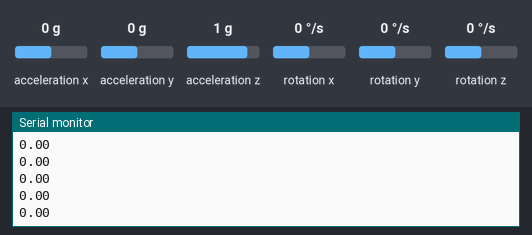
Bench run of a sketch on a simulated Arduino Uno, built with avr-gcc and run on an emulated ATmega328P. On the bench: the last lines printed to the serial monitor. The test bench sets the inputs (shaded band); at power-on: rotation z 0 °/s, acceleration x 0 g, acceleration y 0 g, acceleration z 1 g, rotation x 0 °/s, rotation y 0 °/s.

Above: at 3.2 s.
3.3 s: rotation z set to -192 °/s
At 4.4 s:
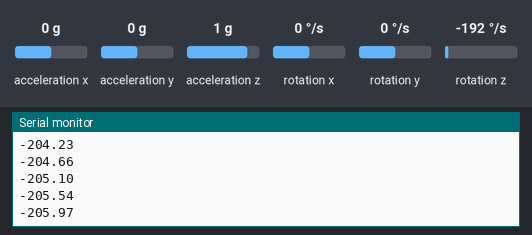
4.8 s: rotation z set to -100 °/s
At 5.4 s:
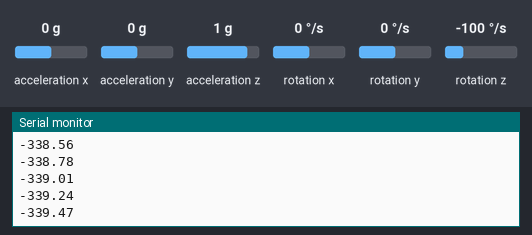
Timing chart, 0 to 7.7 s (numbered marks = the images above; inputs shaded):
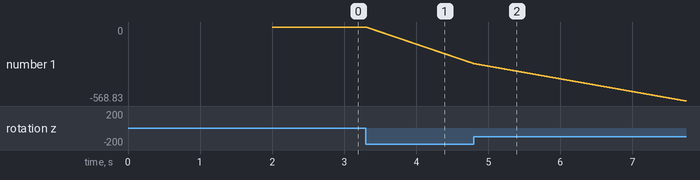

Measured:
- after the input at 3.3 s, the serial monitor: prints a new line at once (image 1)
- plotted number 1: 0 → -281.04 after the input at 3.3 s

The sketch:

GesdvwsrefsdfvadssdftAngle.ino
```cpp
// (licence header left out)
#include "Wire.h"
#include <MPU6050_light.h>

MPU6050 mpu(Wire);
unsigned long timer = 0;

void setup() {
  Serial.begin(2000000);
  Wire.begin();

  byte status = mpu.begin();
  Serial.print(F("MPU6050 status: "));
  Serial.println(status);
  while(status!=0){ } // stop everything if could not connect to MPU6050

  Serial.println(F("Calculating offsets, do not move MPU6050"));
  delay(1000);
  // mpu.upsideDownMounting = true; // uncomment this line if the MPU6050 is mounted upside-down
  mpu.calcOffsets(); // gyro and accelero
  Serial.println("Done!\n");
}

void loop() {
  mpu.update();
  Serial.println(mpu.getAngleZ());

}
```
